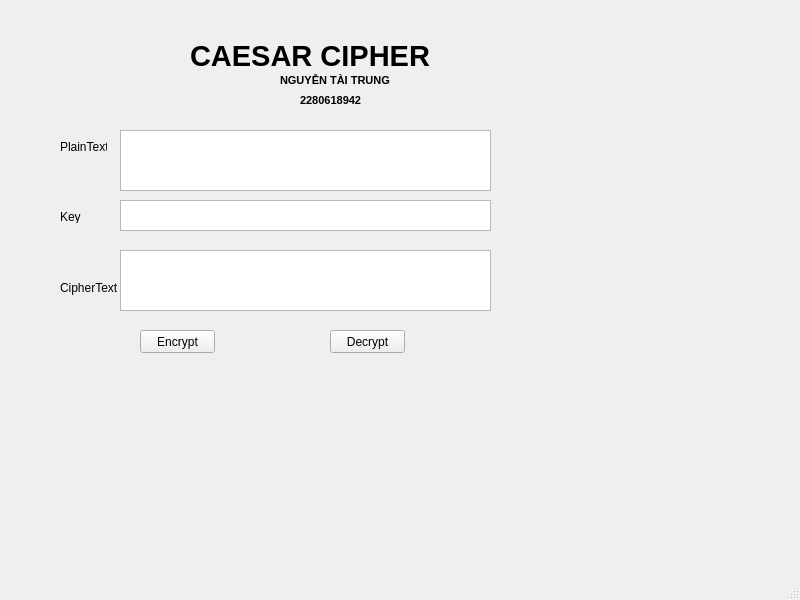
<?xml version="1.0" encoding="UTF-8"?>
<ui version="4.0">
 <class>MainWindow</class>
 <widget class="QMainWindow" name="MainWindow">
  <property name="geometry">
   <rect>
    <x>0</x>
    <y>0</y>
    <width>800</width>
    <height>600</height>
   </rect>
  </property>
  <property name="windowTitle">
   <string>MainWindow</string>
  </property>
  <widget class="QWidget" name="centralwidget">
   <widget class="QLabel" name="label">
    <property name="geometry">
     <rect>
      <x>60</x>
      <y>140</y>
      <width>47</width>
      <height>13</height>
     </rect>
    </property>
    <property name="text">
     <string>PlainText</string>
    </property>
   </widget>
   <widget class="QLabel" name="label_2">
    <property name="geometry">
     <rect>
      <x>60</x>
      <y>210</y>
      <width>47</width>
      <height>13</height>
     </rect>
    </property>
    <property name="text">
     <string>Key</string>
    </property>
   </widget>
   <widget class="QLabel" name="label_3">
    <property name="geometry">
     <rect>
      <x>60</x>
      <y>280</y>
      <width>61</width>
      <height>16</height>
     </rect>
    </property>
    <property name="text">
     <string>CipherText</string>
    </property>
   </widget>
   <widget class="QLabel" name="label_4">
    <property name="geometry">
     <rect>
      <x>190</x>
      <y>40</y>
      <width>241</width>
      <height>31</height>
     </rect>
    </property>
    <property name="font">
     <font>
      <pointsize>22</pointsize>
      <weight>75</weight>
      <bold>true</bold>
     </font>
    </property>
    <property name="layoutDirection">
     <enum>Qt::LeftToRight</enum>
    </property>
    <property name="autoFillBackground">
     <bool>true</bool>
    </property>
    <property name="text">
     <string>CAESAR CIPHER</string>
    </property>
    <property name="scaledContents">
     <bool>false</bool>
    </property>
   </widget>
   <widget class="QLabel" name="label_5">
    <property name="geometry">
     <rect>
      <x>280</x>
      <y>70</y>
      <width>111</width>
      <height>21</height>
     </rect>
    </property>
    <property name="font">
     <font>
      <pointsize>8</pointsize>
      <weight>75</weight>
      <bold>true</bold>
     </font>
    </property>
    <property name="layoutDirection">
     <enum>Qt::LeftToRight</enum>
    </property>
    <property name="autoFillBackground">
     <bool>true</bool>
    </property>
    <property name="text">
     <string>NGUYỄN TÀI TRUNG</string>
    </property>
    <property name="scaledContents">
     <bool>false</bool>
    </property>
   </widget>
   <widget class="QLabel" name="label_6">
    <property name="geometry">
     <rect>
      <x>300</x>
      <y>90</y>
      <width>71</width>
      <height>21</height>
     </rect>
    </property>
    <property name="font">
     <font>
      <pointsize>8</pointsize>
      <weight>75</weight>
      <bold>true</bold>
     </font>
    </property>
    <property name="layoutDirection">
     <enum>Qt::LeftToRight</enum>
    </property>
    <property name="autoFillBackground">
     <bool>true</bool>
    </property>
    <property name="text">
     <string>2280618942</string>
    </property>
    <property name="scaledContents">
     <bool>false</bool>
    </property>
   </widget>
   <widget class="QPlainTextEdit" name="txt_plaintext">
    <property name="geometry">
     <rect>
      <x>120</x>
      <y>130</y>
      <width>371</width>
      <height>61</height>
     </rect>
    </property>
   </widget>
   <widget class="QPlainTextEdit" name="txt_key">
    <property name="geometry">
     <rect>
      <x>120</x>
      <y>200</y>
      <width>371</width>
      <height>31</height>
     </rect>
    </property>
   </widget>
   <widget class="QPlainTextEdit" name="txt_ciphertext">
    <property name="geometry">
     <rect>
      <x>120</x>
      <y>250</y>
      <width>371</width>
      <height>61</height>
     </rect>
    </property>
   </widget>
   <widget class="QPushButton" name="btn_encrypt">
    <property name="geometry">
     <rect>
      <x>140</x>
      <y>330</y>
      <width>75</width>
      <height>23</height>
     </rect>
    </property>
    <property name="text">
     <string>Encrypt</string>
    </property>
   </widget>
   <widget class="QPushButton" name="btn_decrypt">
    <property name="geometry">
     <rect>
      <x>330</x>
      <y>330</y>
      <width>75</width>
      <height>23</height>
     </rect>
    </property>
    <property name="text">
     <string>Decrypt</string>
    </property>
   </widget>
  </widget>
  <widget class="QMenuBar" name="menubar">
   <property name="geometry">
    <rect>
     <x>0</x>
     <y>0</y>
     <width>800</width>
     <height>21</height>
    </rect>
   </property>
  </widget>
  <widget class="QStatusBar" name="statusbar"/>
 </widget>
 <resources/>
 <connections/>
</ui>
